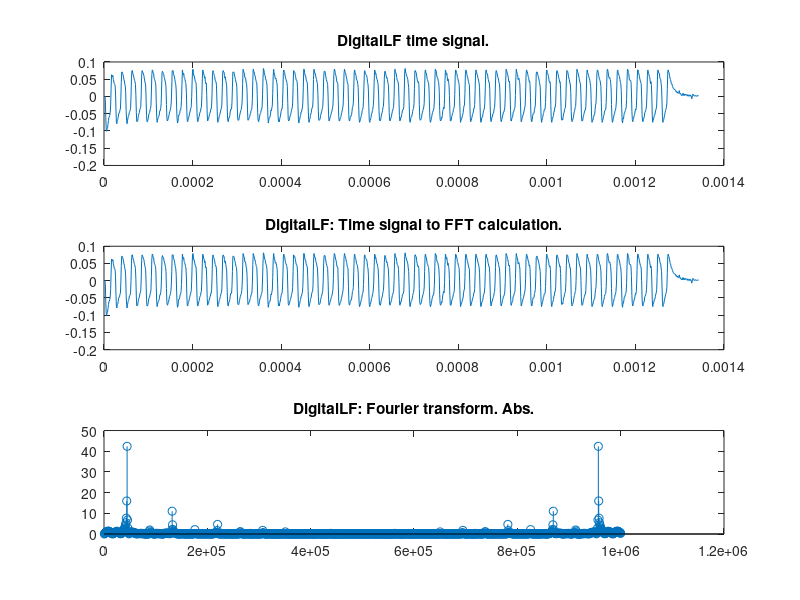

Source code (MATLAB):
%mducng/SoC/D2/G2touch
%%%%%%%%%%%%%%%%%%%%%%%%%%%%%%%%%%%%%%%%%%%%%%%%%%%%%%%%%%%%%%%%%%%%%%%%%%%
clc;
clear;
close all;
%%%%%%%%%%%%%%%%%%%%%%%%%%%%%%%%%%%%%%%%%%%%%%%%%%%%%%%%%%%%%%%%%%%%%%%%%%%
% load txt file
load EVB1M.txt;
dataraw             = EVB1M;
temp                = size(dataraw);
length_full         = temp(1);
x_full              = dataraw;
%%%%%%%%%%%%%%%%%%%%%%%%%%%%%%%%%%%%%%%%%%%%%%%%%%%%%%%%%%%%%%%%%%%%%%%%%%%
Fs                  = 10^6;  
dt                  = 1/Fs;
t_full              = (0:1:length_full-1)*dt;
%%%%%%%%%%%%%%%%%%%%%%%%%%%%%%%%%%%%%%%%%%%%%%%%%%%%%%%%%%%%%%%%%%%%%%%%%%%
% load Digital LF:
x_digitalLF_raw     = x_full(1342:1:1342+1342-1);
% Substract mean:
x_digitalLF         = x_digitalLF_raw - mean(x_digitalLF_raw);
t_digitalLF         = (1:1:length(x_digitalLF))*dt;
% FFT calculation for DigitalLF
Nfft                = length(x_digitalLF);
deltaF              = Fs/Nfft;
tVectors            = (1:Nfft)*dt;
fVectors            = (1:Nfft)*deltaF;
% DigitalLF part to FFT calculation
fftDigitalLFTem     = fft(x_digitalLF(1:1:Nfft),Nfft);
fftDigitalLF        = abs(fftDigitalLFTem);
%%%%%%%%%%%%%%%%%%%%%%%%%%%%%%%%%%%%%%%%%%%%%%%%%%%%%%%%%%%%%%%%%%%%%%%%%%%
% plot Full Beacon LF
figure(3);
subplot(3,1,1);
plot(t_digitalLF,x_digitalLF);
title('DigitalLF time signal.');
% plot time signal
subplot(3,1,2);
plot(tVectors,x_digitalLF(1:Nfft));
title("DigitalLF: Time signal to FFT calculation.");
%axis([0 Nfft*1/Fs 0 1*scale]);
% plot fft output
subplot(3,1,3);
stem(fVectors,fftDigitalLF);
title('DigitalLF: Fourier transform. Abs.'); 
%axis([0 Fs 0 Nfft/2*scale]);
%axis([0 Fs 0 25]);
%%%%%%%%%%%%%%%%%%%%%%%%%%%%%%%%%%%%%%%%%%%%%%%%%%%%%%%%%%%%%%%%%%%%%%%%%%%
